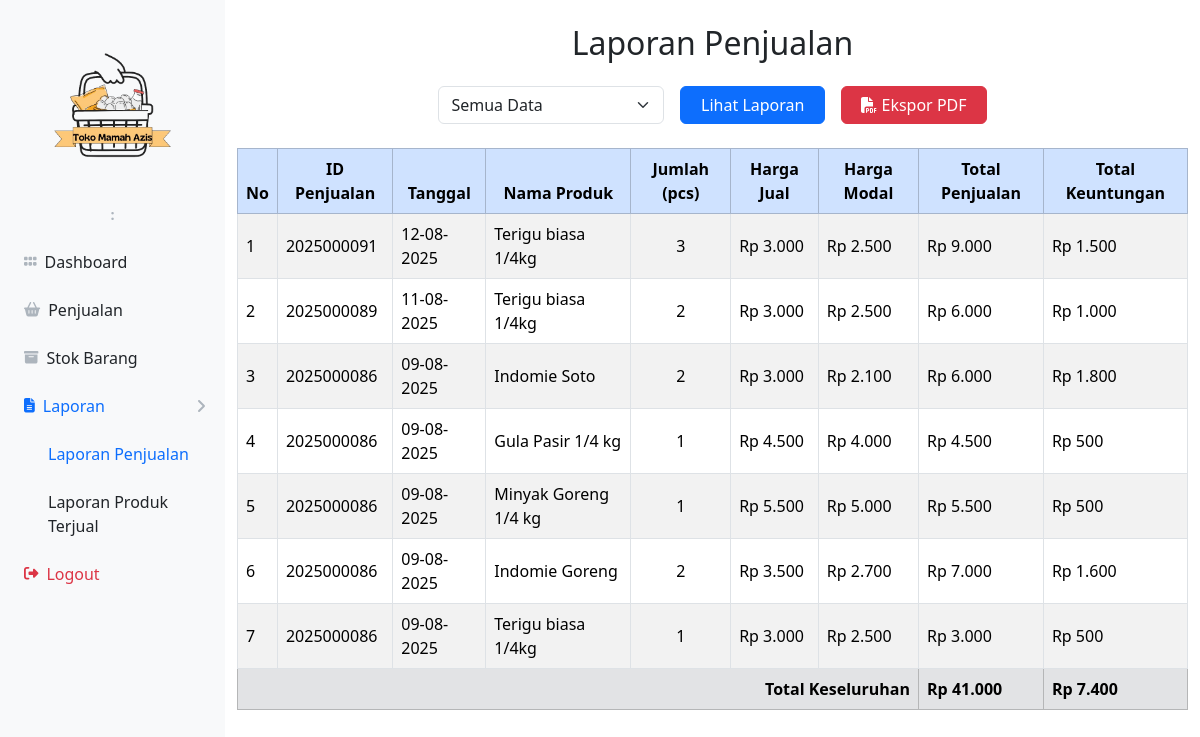
Page /laporan.php (signed in) on the committed database.
### tables this page shows
CREATE TABLE `detailpenjualan` (
  `iddetailpenjualan` int(11) NOT NULL,
  `idpenjualan` int(11) NOT NULL,
  `idproduk` int(11) NOT NULL,
  `jumlah` int(11) NOT NULL
);

CREATE TABLE `penjualan` (
  `idpenjualan` int(11) NOT NULL,
  `tanggal` timestamp NOT NULL DEFAULT current_timestamp(),
  `idkasir` int(11) NOT NULL,
  `jumlah_bayar` decimal(10,2) DEFAULT 0.00,
  `kembalian` decimal(10,2) DEFAULT 0.00
);

CREATE TABLE `produk` (
  `idproduk` int(11) NOT NULL,
  `namaproduk` varchar(20) NOT NULL,
  `hargajual` int(11) NOT NULL,
  `hargamodal` int(11) NOT NULL,
  `isi_pcs_per_ctn` int(11) NOT NULL,
  `stock` int(11) NOT NULL,
  `updated_at` datetime DEFAULT current_timestamp() ON UPDATE current_timestamp(),
  `satuan` varchar(20) NOT NULL DEFAULT 'Pcs'
);

### laporan.php (the view, shortened to what this page needs)
<?php
require 'function.php';
$filter = isset($_GET['filter']) ? $_GET['filter'] : 'semua';
$tanggal = isset($_GET['tanggal']) ? $_GET['tanggal'] : date('Y-m-d');
$bulan = isset($_GET['bulan']) ? $_GET['bulan'] : date('m');
$tahun = isset($_GET['tahun']) ? $_GET['tahun'] : date('Y');
$query = "
SELECT
    p.idpenjualan AS id_penjualan,
    p.tanggal,
    pr.namaproduk AS nama_produk,
    dp.jumlah,
    pr.hargajual  AS harga_jual,
    pr.hargamodal AS harga_modal
FROM penjualan p
INNER JOIN detailpenjualan dp ON p.idpenjualan = dp.idpenjualan
INNER JOIN produk pr ON dp.idproduk = pr.idproduk
";
$query .= " ORDER BY p.tanggal DESC";
$get = mysqli_query($c, $query);
?>
<!DOCTYPE html>
<html>
<head>
    <link href="https://cdn.jsdelivr.net/npm/simple-datatables@7.1.2/dist/style.min.css" rel="stylesheet" />
    <link href="css/styles.css" rel="stylesheet" />
    <link href="https://cdn.jsdelivr.net/npm/bootstrap@5.3.3/dist/css/bootstrap.min.css" rel="stylesheet">
</head>
<body>
<div id="layoutSidenav">
            <div id="layoutSidenav_nav">
                <nav class="sb-sidenav accordion sb-sidenav-light" id="sidenavAccordion">
                    <div class="sb-sidenav-menu">
                        <div class="nav">
                            <div class="sb-sidenav-menu-heading" style="margin-bottom: 4px; ">
                                <img src="img/logo.png" alt="Logo" style="width: 160px;">
                            </div>
                            <div class="sb-sidenav-menu-heading text-center" style="padding-top: 0; margin-top: 0;">
                                <strong style="font-size: 1.2em;"><?php echo $roleName . ": " . $displayName; ?></strong>
                            </div>
                            <?php
                            $current_page = basename($_SERVER['PHP_SELF']);
                            $report_pages = ['laporan.php', 'laporan_produk.php'];
                            $is_report_active = in_array($current_page, $report_pages);
                            $collapse_class = $is_report_active ? 'show' : '';
                            ?>
                            <a class="nav-link w-100 text-start ps-4 <?= ($current_page == 'index.php') ? 'active' : '' ?>" href="index.php">
                                <div class="sb-nav-link-icon"><i class="fas fa-grip-horizontal"></i></div>
                                Dashboard
                            </a>
                            <a class="nav-link w-100 text-start ps-4 <?= ($current_page == 'penjualan.php') ? 'active' : '' ?>" href="penjualan.php">
                                <div class="sb-nav-link-icon"><i class="fas fa-shopping-basket"></i></div>
                                Penjualan
                            </a>
                            <a class="nav-link w-100 text-start ps-4 <?= ($current_page == 'stock.php') ? 'active' : '' ?>" href="stock.php">
                                <div class="sb-nav-link-icon"><i class="fas fa-archive"></i></div>
                                Stok Barang
                            </a>
                            <a class="nav-link collapsed w-100 text-start ps-4 <?= $is_report_active ? 'active' : '' ?>"
                                href="#"
                                data-bs-toggle="collapse"
                                data-bs-target="#collapseLaporan"
                                aria-expanded="<?= $is_report_active ? 'true' : 'false' ?>"
                                aria-controls="collapseLaporan">
                                <div class="sb-nav-link-icon"><i class="fa-solid fa-file-lines"></i></div>
                                Laporan
                                <div class="sb-sidenav-collapse-arrow"><i class="fas fa-angle-down"></i></div>
                            </a>
                            <div class="collapse <?= $collapse_class ?>" id="collapseLaporan" data-bs-parent="#sidenavAccordion">
                                <nav class="sb-sidenav-menu-nested nav">
                                    <a class="nav-link w-100 text-start ps-4 <?= ($current_page == 'laporan.php') ? 'active' : '' ?>" href="laporan.php">
                                        Laporan Penjualan
                                    </a>
                                    <a class="nav-link w-100 text-start ps-4 <?= ($current_page == 'laporan_produk.php') ? 'active' : '' ?>" href="laporan_produk.php">
                                        Laporan Produk Terjual
                                    </a>
                                </nav>
                            </div>
                            <a class="nav-link w-100 text-start ps-4 text-danger" href="logout.php">
                                <div class="sb-nav-link-icon"><i class="fas fa-sign-out-alt text-danger"></i></div>
                                Logout
                            </a>
                        </div>
                    </div>
                </nav>
            </div>
            <div id="layoutSidenav_content">
                <main>
                    <div class="container mt-4 mb-5">
                        <h2 class="text-center mb-4">Laporan Penjualan</h2>
                        <form method="GET" class="row g-3 mb-4 justify-content-center">
                            <div class="col-md-3">
                                <select name="filter" id="filter" class="form-select" onchange="tampilkanInput()">
                                    <option value="semua" <?= $filter == 'semua' ? 'selected' : '' ?>>Semua Data</option>
                                </select>
                            </div>
                            <div class="col-md-2 text-center">
                                <button type="submit" class="btn btn-primary w-100">Lihat Laporan</button>
                            </div>
                            <div class="col-md-2 text-center">
                                <a href="export_pdf.php?filter=<?= htmlspecialchars($filter) ?>&tanggal=<?= htmlspecialchars($tanggal) ?>&bulan=<?= htmlspecialchars($bulan) ?>&tahun=<?= htmlspecialchars($tahun) ?>" class="btn btn-danger w-100" target="_blank">
                                    <i class="fa-solid fa-file-pdf"></i> Ekspor PDF
                                </a>
                            </div>
                        </form>
                        <div class="table-responsive">
                            <table class="table table-bordered table-striped align-middle">
                                <thead class="table-primary text-center">
                                    <tr>
                                        <th>No</th>
                                        <th>ID Penjualan</th>
                                        <th>Tanggal</th>
                                        <th>Nama Produk</th>
                                        <th>Jumlah (pcs)</th>
                                        <th>Harga Jual</th>
                                        <th>Harga Modal</th>
                                        <th>Total Penjualan</th>
                                        <th>Total Keuntungan</th>
                                    </tr>
                                </thead>
                                <tbody>
                                    <?php
                                    $no = 1;
                                    $grand_total_penjualan = 0;
                                    $grand_total_keuntungan = 0;
                                    if (mysqli_num_rows($get) > 0) {
                                        while ($data = mysqli_fetch_assoc($get)) {
                                            $harga_jual = isset($data['harga_jual']) ? (float)$data['harga_jual'] : 0;
                                            $harga_modal = isset($data['harga_modal']) ? (float)$data['harga_modal'] : 0;
                                            $jumlah = isset($data['jumlah']) ? (int)$data['jumlah'] : 0;
                                            $total_penjualan = $harga_jual * $jumlah;
                                            $total_keuntungan = ($harga_jual - $harga_modal) * $jumlah;
                                            $grand_total_penjualan += $total_penjualan;
                                            $grand_total_keuntungan += $total_keuntungan;
                                            echo "<tr>
                                                <td>{$no}</td>
                                                <td>" . htmlspecialchars($data['id_penjualan']) . "</td>
                                                <td>" . date('d-m-Y', strtotime($data['tanggal'])) . "</td>
                                                <td>" . htmlspecialchars($data['nama_produk']) . "</td>
                                                <td class='text-center'>{$jumlah}</td>
                                                <td>Rp " . number_format($harga_jual, 0, ',', '.') . "</td>
                                                <td>Rp " . number_format($harga_modal, 0, ',', '.') . "</td>
                                                <td>Rp " . number_format($total_penjualan, 0, ',', '.') . "</td>
                                                <td>Rp " . number_format($total_keuntungan, 0, ',', '.') . "</td>
                                            </tr>";
                                            $no++;
                                        }
                                        echo "<tr class='table-secondary fw-bold'>
                                            <td colspan='7' class='text-end'>Total Keseluruhan</td>
                                            <td>Rp " . number_format($grand_total_penjualan, 0, ',', '.') . "</td>
                                            <td>Rp " . number_format($grand_total_keuntungan, 0, ',', '.') . "</td>
                                        </tr>";
                                    } else {
                                        echo "<tr><td colspan='9' class='text-center'>Tidak ada data penjualan</td></tr>";
                                    }
                                    ?>
                                </tbody>
                            </table>
                        </div>
                    </div>
                </main>
            </div>
</body>
</html>

### rows in the picture
detailpenjualan: idpenjualan.idpenjualan "2025000091", idpenjualan.tanggal "12-08-2025", idproduk.namaproduk "Terigu biasa 1/4kg", jumlah "3", idproduk.hargajual "3.000", idproduk.hargamodal "2.500", total_penjualan "9.000", total_keuntungan "1.500"
detailpenjualan: idpenjualan.idpenjualan "2025000089", idpenjualan.tanggal "11-08-2025", idproduk.namaproduk "Terigu biasa 1/4kg", jumlah "2", idproduk.hargajual "3.000", idproduk.hargamodal "2.500", total_penjualan "6.000", total_keuntungan "1.000"
detailpenjualan: idpenjualan.idpenjualan "2025000086", idpenjualan.tanggal "09-08-2025", idproduk.namaproduk "Indomie Soto", jumlah "2", idproduk.hargajual "3.000", idproduk.hargamodal "2.100", total_penjualan "6.000", total_keuntungan "1.800"
detailpenjualan: idpenjualan.idpenjualan "2025000086", idpenjualan.tanggal "09-08-2025", idproduk.namaproduk "Gula Pasir 1/4 kg", jumlah "1", idproduk.hargajual "4.500", idproduk.hargamodal "4.000", total_penjualan "4.500", total_keuntungan "500"
detailpenjualan: idpenjualan.idpenjualan "2025000086", idpenjualan.tanggal "09-08-2025", idproduk.namaproduk "Minyak Goreng 1/4 kg", jumlah "1", idproduk.hargajual "5.500", idproduk.hargamodal "5.000", total_penjualan "5.500", total_keuntungan "500"
detailpenjualan: idpenjualan.idpenjualan "2025000086", idpenjualan.tanggal "09-08-2025", idproduk.namaproduk "Indomie Goreng", jumlah "2", idproduk.hargajual "3.500", idproduk.hargamodal "2.700", total_penjualan "7.000", total_keuntungan "1.600"
detailpenjualan: idpenjualan.idpenjualan "2025000086", idpenjualan.tanggal "09-08-2025", idproduk.namaproduk "Terigu biasa 1/4kg", jumlah "1", idproduk.hargajual "3.000", idproduk.hargamodal "2.500", total_penjualan "3.000", total_keuntungan "500"

### other values in the picture
$grand_total_penjualan "41.000"
$grand_total_keuntungan "7.400"
